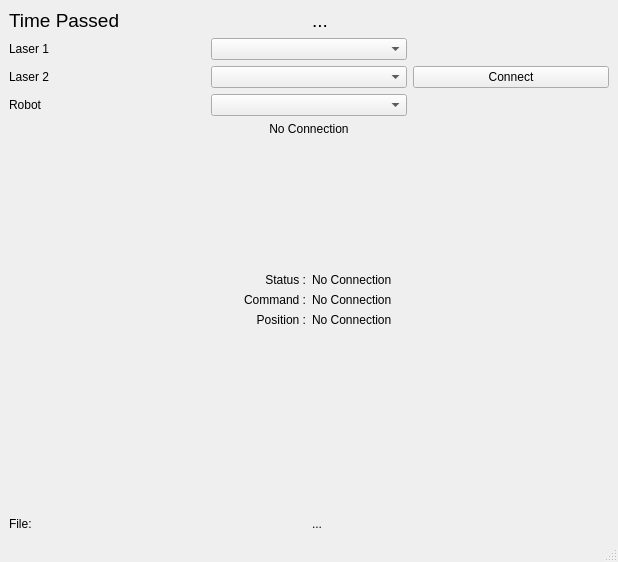
<?xml version="1.0" encoding="UTF-8"?>
<ui version="4.0">
 <class>MainWindow</class>
 <widget class="QMainWindow" name="MainWindow">
  <property name="geometry">
   <rect>
    <x>0</x>
    <y>0</y>
    <width>618</width>
    <height>562</height>
   </rect>
  </property>
  <property name="windowTitle">
   <string>MainWindow</string>
  </property>
  <widget class="QWidget" name="centralwidget">
   <layout class="QVBoxLayout" name="verticalLayout_5">
    <item>
     <layout class="QHBoxLayout" name="horizontalLayout_3">
      <item>
       <widget class="QLabel" name="label_Timepassed_name">
        <property name="font">
         <font>
          <pointsize>14</pointsize>
          <weight>50</weight>
          <bold>false</bold>
         </font>
        </property>
        <property name="text">
         <string>Time Passed</string>
        </property>
       </widget>
      </item>
      <item>
       <widget class="QLabel" name="label_Timepassed">
        <property name="font">
         <font>
          <pointsize>14</pointsize>
          <weight>50</weight>
          <bold>false</bold>
         </font>
        </property>
        <property name="text">
         <string>...</string>
        </property>
       </widget>
      </item>
     </layout>
    </item>
    <item>
     <layout class="QVBoxLayout" name="verticalLayout_4">
      <item>
       <layout class="QVBoxLayout" name="verticalLayout_3">
        <item>
         <layout class="QHBoxLayout" name="horizontalLayout">
          <item>
           <layout class="QVBoxLayout" name="verticalLayout_2">
            <item>
             <widget class="QLabel" name="label_Laser_1_name">
              <property name="text">
               <string>Laser 1</string>
              </property>
             </widget>
            </item>
            <item>
             <widget class="QLabel" name="label_Laser_2_name">
              <property name="text">
               <string>Laser 2</string>
              </property>
             </widget>
            </item>
            <item>
             <widget class="QLabel" name="label_Robot_name">
              <property name="text">
               <string>Robot</string>
              </property>
             </widget>
            </item>
           </layout>
          </item>
          <item>
           <layout class="QVBoxLayout" name="verticalLayout">
            <item>
             <widget class="QComboBox" name="comboBox_UART_Laser1"/>
            </item>
            <item>
             <widget class="QComboBox" name="comboBox_UART_Laser2"/>
            </item>
            <item>
             <widget class="QComboBox" name="comboBox_UART_Robot"/>
            </item>
           </layout>
          </item>
          <item>
           <widget class="QPushButton" name="pushButton_UART_connect">
            <property name="enabled">
             <bool>true</bool>
            </property>
            <property name="text">
             <string>Connect</string>
            </property>
           </widget>
          </item>
         </layout>
        </item>
        <item>
         <widget class="QLabel" name="label_4">
          <property name="layoutDirection">
           <enum>Qt::LeftToRight</enum>
          </property>
          <property name="text">
           <string>No Connection</string>
          </property>
          <property name="alignment">
           <set>Qt::AlignCenter</set>
          </property>
         </widget>
        </item>
        <item>
         <layout class="QGridLayout" name="gridLayout">
          <item row="1" column="0">
           <widget class="QLabel" name="label_Status_name">
            <property name="text">
             <string>Status :</string>
            </property>
            <property name="alignment">
             <set>Qt::AlignRight|Qt::AlignTrailing|Qt::AlignVCenter</set>
            </property>
           </widget>
          </item>
          <item row="2" column="0">
           <widget class="QLabel" name="label_Command_name">
            <property name="text">
             <string>Command :</string>
            </property>
            <property name="alignment">
             <set>Qt::AlignRight|Qt::AlignTrailing|Qt::AlignVCenter</set>
            </property>
           </widget>
          </item>
          <item row="2" column="1">
           <widget class="QLabel" name="label_Command">
            <property name="text">
             <string>No Connection</string>
            </property>
            <property name="alignment">
             <set>Qt::AlignLeading|Qt::AlignLeft|Qt::AlignVCenter</set>
            </property>
           </widget>
          </item>
          <item row="3" column="1">
           <widget class="QLabel" name="label_position">
            <property name="text">
             <string>No Connection</string>
            </property>
            <property name="alignment">
             <set>Qt::AlignLeading|Qt::AlignLeft|Qt::AlignVCenter</set>
            </property>
           </widget>
          </item>
          <item row="3" column="0">
           <widget class="QLabel" name="label_Position_name">
            <property name="text">
             <string>Position :</string>
            </property>
            <property name="alignment">
             <set>Qt::AlignRight|Qt::AlignTrailing|Qt::AlignVCenter</set>
            </property>
           </widget>
          </item>
          <item row="1" column="1">
           <widget class="QLabel" name="label_Status">
            <property name="text">
             <string>No Connection</string>
            </property>
            <property name="alignment">
             <set>Qt::AlignLeading|Qt::AlignLeft|Qt::AlignVCenter</set>
            </property>
           </widget>
          </item>
          <item row="0" column="0">
           <spacer name="verticalSpacer">
            <property name="orientation">
             <enum>Qt::Vertical</enum>
            </property>
            <property name="sizeHint" stdset="0">
             <size>
              <width>20</width>
              <height>40</height>
             </size>
            </property>
           </spacer>
          </item>
         </layout>
        </item>
        <item>
         <spacer name="verticalSpacer_2">
          <property name="orientation">
           <enum>Qt::Vertical</enum>
          </property>
          <property name="sizeHint" stdset="0">
           <size>
            <width>20</width>
            <height>40</height>
           </size>
          </property>
         </spacer>
        </item>
        <item>
         <layout class="QHBoxLayout" name="horizontalLayout_2">
          <item>
           <widget class="QLabel" name="label_File_name">
            <property name="enabled">
             <bool>true</bool>
            </property>
            <property name="sizePolicy">
             <sizepolicy hsizetype="Minimum" vsizetype="Minimum">
              <horstretch>0</horstretch>
              <verstretch>0</verstretch>
             </sizepolicy>
            </property>
            <property name="text">
             <string>File:</string>
            </property>
           </widget>
          </item>
          <item>
           <widget class="QLabel" name="label_File">
            <property name="text">
             <string>...</string>
            </property>
           </widget>
          </item>
         </layout>
        </item>
       </layout>
      </item>
     </layout>
    </item>
   </layout>
  </widget>
  <widget class="QMenuBar" name="menubar">
   <property name="geometry">
    <rect>
     <x>0</x>
     <y>0</y>
     <width>618</width>
     <height>26</height>
    </rect>
   </property>
  </widget>
  <widget class="QStatusBar" name="statusbar"/>
 </widget>
 <resources/>
 <connections/>
</ui>
